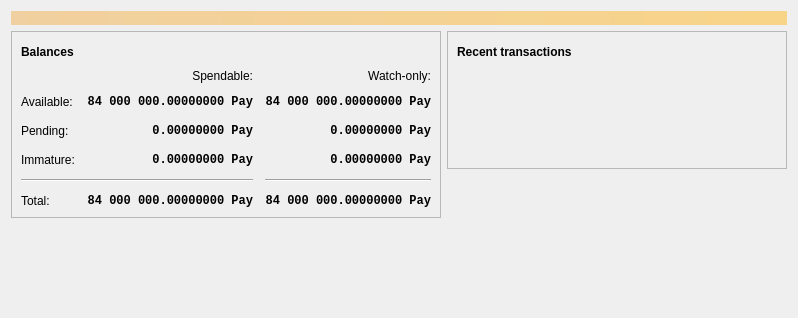
<?xml version="1.0" encoding="UTF-8"?>
<ui version="4.0">
 <class>OverviewPage</class>
 <widget class="QWidget" name="OverviewPage">
  <property name="geometry">
   <rect>
    <x>0</x>
    <y>0</y>
    <width>798</width>
    <height>318</height>
   </rect>
  </property>
  <property name="windowTitle">
   <string>Form</string>
  </property>
  <layout class="QVBoxLayout" name="topLayout">
   <item>
    <widget class="QLabel" name="labelAlerts">
     <property name="visible">
      <bool>false</bool>
     </property>
     <property name="styleSheet">
      <string notr="true">QLabel { background-color: qlineargradient(x1: 0, y1: 0, x2: 1, y2: 0, stop:0 #F0D0A0, stop:1 #F8D488); color:#000000; }</string>
     </property>
     <property name="wordWrap">
      <bool>true</bool>
     </property>
     <property name="margin">
      <number>3</number>
     </property>
     <property name="textInteractionFlags">
      <set>Qt::TextSelectableByMouse</set>
     </property>
    </widget>
   </item>
   <item>
    <layout class="QHBoxLayout" name="horizontalLayout" stretch="1,1">
     <item>
      <layout class="QVBoxLayout" name="verticalLayout_2">
       <item>
        <widget class="QFrame" name="frame">
         <property name="frameShape">
          <enum>QFrame::StyledPanel</enum>
         </property>
         <property name="frameShadow">
          <enum>QFrame::Raised</enum>
         </property>
         <layout class="QVBoxLayout" name="verticalLayout_4">
          <item>
           <layout class="QHBoxLayout" name="horizontalLayout_4">
            <item>
             <widget class="QLabel" name="label_5">
              <property name="font">
               <font>
                <weight>75</weight>
                <bold>true</bold>
               </font>
              </property>
              <property name="text">
               <string>Balances</string>
              </property>
             </widget>
            </item>
            <item>
             <widget class="QPushButton" name="labelWalletStatus">
              <property name="enabled">
               <bool>true</bool>
              </property>
              <property name="maximumSize">
               <size>
                <width>30</width>
                <height>16777215</height>
               </size>
              </property>
              <property name="toolTip">
               <string>The displayed information may be out of date. Your wallet automatically synchronizes with the GamePay network after a connection is established, but this process has not completed yet.</string>
              </property>
              <property name="text">
               <string/>
              </property>
              <property name="icon">
               <iconset resource="../bitcoin.qrc">
                <normaloff>:/icons/warning</normaloff>
                <disabledoff>:/icons/warning</disabledoff>:/icons/warning</iconset>
              </property>
              <property name="iconSize">
               <size>
                <width>24</width>
                <height>24</height>
               </size>
              </property>
              <property name="flat">
               <bool>true</bool>
              </property>
             </widget>
            </item>
            <item>
             <spacer name="horizontalSpacer_3">
              <property name="orientation">
               <enum>Qt::Horizontal</enum>
              </property>
              <property name="sizeHint" stdset="0">
               <size>
                <width>40</width>
                <height>20</height>
               </size>
              </property>
             </spacer>
            </item>
           </layout>
          </item>
          <item>
           <layout class="QGridLayout" name="gridLayout">
            <property name="spacing">
             <number>12</number>
            </property>
            <item row="2" column="2">
             <widget class="QLabel" name="labelWatchPending">
              <property name="font">
               <font>
                <family>Monospace</family>
                <weight>75</weight>
                <bold>true</bold>
               </font>
              </property>
              <property name="cursor">
               <cursorShape>IBeamCursor</cursorShape>
              </property>
              <property name="toolTip">
               <string>Unconfirmed transactions to watch-only addresses</string>
              </property>
              <property name="text">
               <string notr="true">0.00000000 Pay</string>
              </property>
              <property name="alignment">
               <set>Qt::AlignRight|Qt::AlignTrailing|Qt::AlignVCenter</set>
              </property>
              <property name="textInteractionFlags">
               <set>Qt::LinksAccessibleByMouse|Qt::TextSelectableByKeyboard|Qt::TextSelectableByMouse</set>
              </property>
             </widget>
            </item>
            <item row="2" column="1">
             <widget class="QLabel" name="labelUnconfirmed">
              <property name="font">
               <font>
                <family>Monospace</family>
                <weight>75</weight>
                <bold>true</bold>
               </font>
              </property>
              <property name="cursor">
               <cursorShape>IBeamCursor</cursorShape>
              </property>
              <property name="toolTip">
               <string>Total of transactions that have yet to be confirmed, and do not yet count toward the spendable balance</string>
              </property>
              <property name="text">
               <string notr="true">0.00000000 Pay</string>
              </property>
              <property name="alignment">
               <set>Qt::AlignRight|Qt::AlignTrailing|Qt::AlignVCenter</set>
              </property>
              <property name="textInteractionFlags">
               <set>Qt::LinksAccessibleByMouse|Qt::TextSelectableByKeyboard|Qt::TextSelectableByMouse</set>
              </property>
             </widget>
            </item>
            <item row="3" column="2">
             <widget class="QLabel" name="labelWatchImmature">
              <property name="font">
               <font>
                <family>Monospace</family>
                <weight>75</weight>
                <bold>true</bold>
               </font>
              </property>
              <property name="cursor">
               <cursorShape>IBeamCursor</cursorShape>
              </property>
              <property name="toolTip">
               <string>Mined balance in watch-only addresses that has not yet matured</string>
              </property>
              <property name="text">
               <string notr="true">0.00000000 Pay</string>
              </property>
              <property name="alignment">
               <set>Qt::AlignRight|Qt::AlignTrailing|Qt::AlignVCenter</set>
              </property>
              <property name="textInteractionFlags">
               <set>Qt::LinksAccessibleByMouse|Qt::TextSelectableByKeyboard|Qt::TextSelectableByMouse</set>
              </property>
             </widget>
            </item>
            <item row="4" column="0" colspan="2">
             <widget class="Line" name="line">
              <property name="orientation">
               <enum>Qt::Horizontal</enum>
              </property>
             </widget>
            </item>
            <item row="4" column="2">
             <widget class="Line" name="lineWatchBalance">
              <property name="sizePolicy">
               <sizepolicy hsizetype="Preferred" vsizetype="Fixed">
                <horstretch>0</horstretch>
                <verstretch>0</verstretch>
               </sizepolicy>
              </property>
              <property name="minimumSize">
               <size>
                <width>140</width>
                <height>0</height>
               </size>
              </property>
              <property name="orientation">
               <enum>Qt::Horizontal</enum>
              </property>
             </widget>
            </item>
            <item row="5" column="0">
             <widget class="QLabel" name="labelTotalText">
              <property name="text">
               <string>Total:</string>
              </property>
             </widget>
            </item>
            <item row="3" column="1">
             <widget class="QLabel" name="labelImmature">
              <property name="font">
               <font>
                <family>Monospace</family>
                <weight>75</weight>
                <bold>true</bold>
               </font>
              </property>
              <property name="cursor">
               <cursorShape>IBeamCursor</cursorShape>
              </property>
              <property name="toolTip">
               <string>Mined balance that has not yet matured</string>
              </property>
              <property name="text">
               <string notr="true">0.00000000 Pay</string>
              </property>
              <property name="alignment">
               <set>Qt::AlignRight|Qt::AlignTrailing|Qt::AlignVCenter</set>
              </property>
              <property name="textInteractionFlags">
               <set>Qt::LinksAccessibleByMouse|Qt::TextSelectableByKeyboard|Qt::TextSelectableByMouse</set>
              </property>
             </widget>
            </item>
            <item row="2" column="3">
             <spacer name="horizontalSpacer_2">
              <property name="orientation">
               <enum>Qt::Horizontal</enum>
              </property>
              <property name="sizeHint" stdset="0">
               <size>
                <width>40</width>
                <height>20</height>
               </size>
              </property>
             </spacer>
            </item>
            <item row="3" column="0">
             <widget class="QLabel" name="labelImmatureText">
              <property name="text">
               <string>Immature:</string>
              </property>
             </widget>
            </item>
            <item row="5" column="1">
             <widget class="QLabel" name="labelTotal">
              <property name="font">
               <font>
                <family>Monospace</family>
                <weight>75</weight>
                <bold>true</bold>
               </font>
              </property>
              <property name="cursor">
               <cursorShape>IBeamCursor</cursorShape>
              </property>
              <property name="toolTip">
               <string>Your current total balance</string>
              </property>
              <property name="text">
               <string notr="true">84 000 000.00000000 Pay</string>
              </property>
              <property name="alignment">
               <set>Qt::AlignRight|Qt::AlignTrailing|Qt::AlignVCenter</set>
              </property>
              <property name="textInteractionFlags">
               <set>Qt::LinksAccessibleByMouse|Qt::TextSelectableByKeyboard|Qt::TextSelectableByMouse</set>
              </property>
             </widget>
            </item>
            <item row="5" column="2">
             <widget class="QLabel" name="labelWatchTotal">
              <property name="font">
               <font>
                <family>Monospace</family>
                <weight>75</weight>
                <bold>true</bold>
               </font>
              </property>
              <property name="cursor">
               <cursorShape>IBeamCursor</cursorShape>
              </property>
              <property name="toolTip">
               <string>Current total balance in watch-only addresses</string>
              </property>
              <property name="text">
               <string notr="true">84 000 000.00000000 Pay</string>
              </property>
              <property name="alignment">
               <set>Qt::AlignRight|Qt::AlignTrailing|Qt::AlignVCenter</set>
              </property>
              <property name="textInteractionFlags">
               <set>Qt::LinksAccessibleByMouse|Qt::TextSelectableByKeyboard|Qt::TextSelectableByMouse</set>
              </property>
             </widget>
            </item>
            <item row="0" column="2">
             <widget class="QLabel" name="labelWatchonly">
              <property name="text">
               <string>Watch-only:</string>
              </property>
              <property name="alignment">
               <set>Qt::AlignRight|Qt::AlignTrailing|Qt::AlignVCenter</set>
              </property>
             </widget>
            </item>
            <item row="1" column="0">
             <widget class="QLabel" name="labelBalanceText">
              <property name="text">
               <string>Available:</string>
              </property>
             </widget>
            </item>
            <item row="1" column="1">
             <widget class="QLabel" name="labelBalance">
              <property name="font">
               <font>
                <family>Monospace</family>
                <weight>75</weight>
                <bold>true</bold>
               </font>
              </property>
              <property name="cursor">
               <cursorShape>IBeamCursor</cursorShape>
              </property>
              <property name="toolTip">
               <string>Your current spendable balance</string>
              </property>
              <property name="text">
               <string notr="true">84 000 000.00000000 Pay</string>
              </property>
              <property name="alignment">
               <set>Qt::AlignRight|Qt::AlignTrailing|Qt::AlignVCenter</set>
              </property>
              <property name="textInteractionFlags">
               <set>Qt::LinksAccessibleByMouse|Qt::TextSelectableByKeyboard|Qt::TextSelectableByMouse</set>
              </property>
             </widget>
            </item>
            <item row="1" column="2">
             <widget class="QLabel" name="labelWatchAvailable">
              <property name="font">
               <font>
                <family>Monospace</family>
                <weight>75</weight>
                <bold>true</bold>
               </font>
              </property>
              <property name="cursor">
               <cursorShape>IBeamCursor</cursorShape>
              </property>
              <property name="toolTip">
               <string>Your current balance in watch-only addresses</string>
              </property>
              <property name="text">
               <string notr="true">84 000 000.00000000 Pay</string>
              </property>
              <property name="alignment">
               <set>Qt::AlignRight|Qt::AlignTrailing|Qt::AlignVCenter</set>
              </property>
              <property name="textInteractionFlags">
               <set>Qt::LinksAccessibleByMouse|Qt::TextSelectableByKeyboard|Qt::TextSelectableByMouse</set>
              </property>
             </widget>
            </item>
            <item row="2" column="0">
             <widget class="QLabel" name="labelPendingText">
              <property name="text">
               <string>Pending:</string>
              </property>
             </widget>
            </item>
            <item row="0" column="1">
             <widget class="QLabel" name="labelSpendable">
              <property name="text">
               <string>Spendable:</string>
              </property>
              <property name="alignment">
               <set>Qt::AlignRight|Qt::AlignTrailing|Qt::AlignVCenter</set>
              </property>
             </widget>
            </item>
           </layout>
          </item>
         </layout>
        </widget>
       </item>
       <item>
        <spacer name="verticalSpacer">
         <property name="orientation">
          <enum>Qt::Vertical</enum>
         </property>
         <property name="sizeHint" stdset="0">
          <size>
           <width>20</width>
           <height>40</height>
          </size>
         </property>
        </spacer>
       </item>
      </layout>
     </item>
     <item>
      <layout class="QVBoxLayout" name="verticalLayout_3">
       <item>
        <widget class="QFrame" name="frame_2">
         <property name="frameShape">
          <enum>QFrame::StyledPanel</enum>
         </property>
         <property name="frameShadow">
          <enum>QFrame::Raised</enum>
         </property>
         <layout class="QVBoxLayout" name="verticalLayout">
          <item>
           <layout class="QHBoxLayout" name="horizontalLayout_2">
            <item>
             <widget class="QLabel" name="label_4">
              <property name="font">
               <font>
                <weight>75</weight>
                <bold>true</bold>
               </font>
              </property>
              <property name="text">
               <string>Recent transactions</string>
              </property>
             </widget>
            </item>
            <item>
             <widget class="QPushButton" name="labelTransactionsStatus">
              <property name="enabled">
               <bool>true</bool>
              </property>
              <property name="maximumSize">
               <size>
                <width>30</width>
                <height>16777215</height>
               </size>
              </property>
              <property name="toolTip">
               <string>The displayed information may be out of date. Your wallet automatically synchronizes with the GamePay network after a connection is established, but this process has not completed yet.</string>
              </property>
              <property name="text">
               <string/>
              </property>
              <property name="icon">
               <iconset resource="../bitcoin.qrc">
                <normaloff>:/icons/warning</normaloff>
                <disabledoff>:/icons/warning</disabledoff>:/icons/warning</iconset>
              </property>
              <property name="iconSize">
               <size>
                <width>24</width>
                <height>24</height>
               </size>
              </property>
              <property name="flat">
               <bool>true</bool>
              </property>
             </widget>
            </item>
            <item>
             <spacer name="horizontalSpacer">
              <property name="orientation">
               <enum>Qt::Horizontal</enum>
              </property>
              <property name="sizeHint" stdset="0">
               <size>
                <width>40</width>
                <height>20</height>
               </size>
              </property>
             </spacer>
            </item>
           </layout>
          </item>
          <item>
           <widget class="TransactionOverviewWidget" name="listTransactions">
            <property name="styleSheet">
             <string notr="true">QListView { background: transparent; }</string>
            </property>
            <property name="frameShape">
             <enum>QFrame::NoFrame</enum>
            </property>
            <property name="verticalScrollBarPolicy">
             <enum>Qt::ScrollBarAlwaysOff</enum>
            </property>
            <property name="horizontalScrollBarPolicy">
             <enum>Qt::ScrollBarAlwaysOff</enum>
            </property>
            <property name="sizeAdjustPolicy">
             <enum>QAbstractScrollArea::AdjustToContents</enum>
            </property>
            <property name="selectionMode">
             <enum>QAbstractItemView::NoSelection</enum>
            </property>
            <property name="uniformItemSizes">
             <bool>true</bool>
            </property>
           </widget>
          </item>
         </layout>
        </widget>
       </item>
       <item>
        <spacer name="verticalSpacer_2">
         <property name="orientation">
          <enum>Qt::Vertical</enum>
         </property>
         <property name="sizeHint" stdset="0">
          <size>
           <width>20</width>
           <height>40</height>
          </size>
         </property>
        </spacer>
       </item>
      </layout>
     </item>
    </layout>
   </item>
  </layout>
 </widget>
 <customwidgets>
  <customwidget>
   <class>TransactionOverviewWidget</class>
   <extends>QListView</extends>
   <header>qt/transactionoverviewwidget.h</header>
  </customwidget>
 </customwidgets>
 <resources/>
 <connections/>
</ui>
